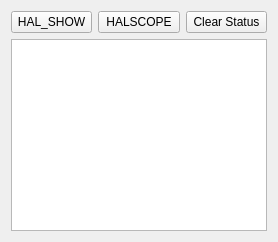
        <widget class="QWidget" name="tab_8">
         <attribute name="title">
          <string>Utilities</string>
         </attribute>
         <layout class="QVBoxLayout" name="verticalLayout_17">
          <item>
           <layout class="QVBoxLayout" name="verticalLayout_12">
            <item>
             <layout class="QHBoxLayout" name="horizontalLayout_19">
              <item>
               <widget class="ActionButton" name="actionbutton_2">
                <property name="maximumSize">
                 <size>
                  <width>100</width>
                  <height>16777215</height>
                 </size>
                </property>
                <property name="text">
                 <string>HAL_SHOW</string>
                </property>
                <property name="indicator_option" stdset="0">
                 <bool>false</bool>
                </property>
                <property name="indicator_HAL_pin_option" stdset="0">
                 <bool>false</bool>
                </property>
                <property name="indicator_status_option" stdset="0">
                 <bool>false</bool>
                </property>
                <property name="checked_state_text_option" stdset="0">
                 <bool>false</bool>
                </property>
                <property name="python_command_option" stdset="0">
                 <bool>false</bool>
                </property>
                <property name="on_color" stdset="0">
                 <color>
                  <red>255</red>
                  <green>0</green>
                  <blue>0</blue>
                 </color>
                </property>
                <property name="shape_option" stdset="0">
                 <number>0</number>
                </property>
                <property name="off_color" stdset="0">
                 <color>
                  <red>0</red>
                  <green>0</green>
                  <blue>0</blue>
                 </color>
                </property>
                <property name="indicator_size" stdset="0">
                 <double>0.300000000000000</double>
                </property>
                <property name="circle_diameter" stdset="0">
                 <number>10</number>
                </property>
                <property name="right_edge_offset" stdset="0">
                 <number>0</number>
                </property>
                <property name="top_edge_offset" stdset="0">
                 <number>0</number>
                </property>
                <property name="corner_radius" stdset="0">
                 <double>5.000000000000000</double>
                </property>
                <property name="height_fraction" stdset="0">
                 <double>0.300000000000000</double>
                </property>
                <property name="width_fraction" stdset="0">
                 <double>0.900000000000000</double>
                </property>
                <property name="true_state_string" stdset="0">
                 <string>True</string>
                </property>
                <property name="false_state_string" stdset="0">
                 <string>False</string>
                </property>
                <property name="true_python_cmd_string" stdset="0">
                 <string>print(&quot;true command&quot;)</string>
                </property>
                <property name="false_python_cmd_string" stdset="0">
                 <string>print(&quot;false command&quot;)</string>
                </property>
                <property name="invert_the_status" stdset="0">
                 <bool>false</bool>
                </property>
                <property name="is_paused_status" stdset="0">
                 <bool>false</bool>
                </property>
                <property name="is_estopped_status" stdset="0">
                 <bool>false</bool>
                </property>
                <property name="is_on_status" stdset="0">
                 <bool>false</bool>
                </property>
                <property name="is_idle_status" stdset="0">
                 <bool>false</bool>
                </property>
                <property name="is_homed_status" stdset="0">
                 <bool>false</bool>
                </property>
                <property name="is_flood_status" stdset="0">
                 <bool>false</bool>
                </property>
                <property name="is_mist_status" stdset="0">
                 <bool>false</bool>
                </property>
                <property name="is_block_delete_status" stdset="0">
                 <bool>false</bool>
                </property>
                <property name="is_optional_stop_status" stdset="0">
                 <bool>false</bool>
                </property>
                <property name="is_joint_homed_status" stdset="0">
                 <bool>false</bool>
                </property>
                <property name="is_limits_overridden_status" stdset="0">
                 <bool>false</bool>
                </property>
                <property name="is_manual_status" stdset="0">
                 <bool>false</bool>
                </property>
                <property name="is_mdi_status" stdset="0">
                 <bool>false</bool>
                </property>
                <property name="is_auto_status" stdset="0">
                 <bool>false</bool>
                </property>
                <property name="is_spindle_stopped_status" stdset="0">
                 <bool>false</bool>
                </property>
                <property name="is_spindle_fwd_status" stdset="0">
                 <bool>false</bool>
                </property>
                <property name="is_spindle_rev_status" stdset="0">
                 <bool>false</bool>
                </property>
                <property name="joint_number_status" stdset="0">
                 <number>0</number>
                </property>
                <property name="launch_halshow_action" stdset="0">
                 <bool>true</bool>
                </property>
                <property name="template_label_option" stdset="0">
                 <bool>false</bool>
                </property>
                <property name="joint_number" stdset="0">
                 <number>-1</number>
                </property>
                <property name="incr_imperial_number" stdset="0">
                 <double>0.010000000000000</double>
                </property>
                <property name="incr_mm_number" stdset="0">
                 <double>0.025000000000000</double>
                </property>
                <property name="incr_angular_number" stdset="0">
                 <double>-1.000000000000000</double>
                </property>
                <property name="toggle_float_option" stdset="0">
                 <bool>false</bool>
                </property>
                <property name="float_num" stdset="0">
                 <double>0.300000000000000</double>
                </property>
                <property name="float_alt_num" stdset="0">
                 <double>50.000000000000000</double>
                </property>
                <property name="view_type_string" stdset="0">
                 <string>P</string>
                </property>
                <property name="command_text_string" stdset="0">
                 <string/>
                </property>
                <property name="ini_mdi_number" stdset="0">
                 <number>0</number>
                </property>
                <property name="textTemplate" stdset="0">
                 <string>%1.3f in</string>
                </property>
                <property name="alt_textTemplate" stdset="0">
                 <string>%1.2f mm</string>
                </property>
               </widget>
              </item>
              <item>
               <widget class="ActionButton" name="actionbutton_12">
                <property name="text">
                 <string>HALSCOPE</string>
                </property>
                <property name="indicator_option" stdset="0">
                 <bool>false</bool>
                </property>
                <property name="indicator_HAL_pin_option" stdset="0">
                 <bool>false</bool>
                </property>
                <property name="indicator_status_option" stdset="0">
                 <bool>false</bool>
                </property>
                <property name="checked_state_text_option" stdset="0">
                 <bool>false</bool>
                </property>
                <property name="python_command_option" stdset="0">
                 <bool>false</bool>
                </property>
                <property name="on_color" stdset="0">
                 <color>
                  <red>255</red>
                  <green>0</green>
                  <blue>0</blue>
                 </color>
                </property>
                <property name="shape_option" stdset="0">
                 <number>0</number>
                </property>
                <property name="off_color" stdset="0">
                 <color>
                  <red>0</red>
                  <green>0</green>
                  <blue>0</blue>
                 </color>
                </property>
                <property name="indicator_size" stdset="0">
                 <double>0.300000000000000</double>
                </property>
                <property name="circle_diameter" stdset="0">
                 <number>10</number>
                </property>
                <property name="right_edge_offset" stdset="0">
                 <number>0</number>
                </property>
                <property name="top_edge_offset" stdset="0">
                 <number>0</number>
                </property>
                <property name="corner_radius" stdset="0">
                 <double>5.000000000000000</double>
                </property>
                <property name="height_fraction" stdset="0">
                 <double>0.300000000000000</double>
                </property>
                <property name="width_fraction" stdset="0">
                 <double>0.900000000000000</double>
                </property>
                <property name="true_state_string" stdset="0">
                 <string>True</string>
                </property>
                <property name="false_state_string" stdset="0">
                 <string>False</string>
                </property>
                <property name="true_python_cmd_string" stdset="0">
                 <string>print(&quot;true command&quot;)</string>
                </property>
                <property name="false_python_cmd_string" stdset="0">
                 <string>print(&quot;false command&quot;)</string>
                </property>
                <property name="invert_the_status" stdset="0">
                 <bool>false</bool>
                </property>
                <property name="is_paused_status" stdset="0">
                 <bool>false</bool>
                </property>
                <property name="is_estopped_status" stdset="0">
                 <bool>false</bool>
                </property>
                <property name="is_on_status" stdset="0">
                 <bool>false</bool>
                </property>
                <property name="is_idle_status" stdset="0">
                 <bool>false</bool>
                </property>
                <property name="is_homed_status" stdset="0">
                 <bool>false</bool>
                </property>
                <property name="is_flood_status" stdset="0">
                 <bool>false</bool>
                </property>
                <property name="is_mist_status" stdset="0">
                 <bool>false</bool>
                </property>
                <property name="is_block_delete_status" stdset="0">
                 <bool>false</bool>
                </property>
                <property name="is_optional_stop_status" stdset="0">
                 <bool>false</bool>
                </property>
                <property name="is_joint_homed_status" stdset="0">
                 <bool>false</bool>
                </property>
                <property name="is_limits_overridden_status" stdset="0">
                 <bool>false</bool>
                </property>
                <property name="is_manual_status" stdset="0">
                 <bool>false</bool>
                </property>
                <property name="is_mdi_status" stdset="0">
                 <bool>false</bool>
                </property>
                <property name="is_auto_status" stdset="0">
                 <bool>false</bool>
                </property>
                <property name="is_spindle_stopped_status" stdset="0">
                 <bool>false</bool>
                </property>
                <property name="is_spindle_fwd_status" stdset="0">
                 <bool>false</bool>
                </property>
                <property name="is_spindle_rev_status" stdset="0">
                 <bool>false</bool>
                </property>
                <property name="joint_number_status" stdset="0">
                 <number>0</number>
                </property>
                <property name="launch_halscope_action" stdset="0">
                 <bool>true</bool>
                </property>
                <property name="template_label_option" stdset="0">
                 <bool>false</bool>
                </property>
                <property name="joint_number" stdset="0">
                 <number>-1</number>
                </property>
                <property name="incr_imperial_number" stdset="0">
                 <double>0.010000000000000</double>
                </property>
                <property name="incr_mm_number" stdset="0">
                 <double>0.025000000000000</double>
                </property>
                <property name="incr_angular_number" stdset="0">
                 <double>-1.000000000000000</double>
                </property>
                <property name="toggle_float_option" stdset="0">
                 <bool>false</bool>
                </property>
                <property name="float_num" stdset="0">
                 <double>0.300000000000000</double>
                </property>
                <property name="float_alt_num" stdset="0">
                 <double>50.000000000000000</double>
                </property>
                <property name="view_type_string" stdset="0">
                 <string>P</string>
                </property>
                <property name="command_text_string" stdset="0">
                 <string/>
                </property>
                <property name="ini_mdi_number" stdset="0">
                 <number>0</number>
                </property>
                <property name="textTemplate" stdset="0">
                 <string>%1.3f in</string>
                </property>
                <property name="alt_textTemplate" stdset="0">
                 <string>%1.2f mm</string>
                </property>
               </widget>
              </item>
              <item>
               <widget class="ActionButton" name="CLEARSTATUS">
                <property name="text">
                 <string>Clear Status</string>
                </property>
                <property name="indicator_option" stdset="0">
                 <bool>false</bool>
                </property>
                <property name="indicator_HAL_pin_option" stdset="0">
                 <bool>false</bool>
                </property>
                <property name="indicator_status_option" stdset="0">
                 <bool>false</bool>
                </property>
                <property name="checked_state_text_option" stdset="0">
                 <bool>false</bool>
                </property>
                <property name="python_command_option" stdset="0">
                 <bool>false</bool>
                </property>
                <property name="on_color" stdset="0">
                 <color>
                  <red>255</red>
                  <green>0</green>
                  <blue>0</blue>
                 </color>
                </property>
                <property name="shape_option" stdset="0">
                 <number>0</number>
                </property>
                <property name="off_color" stdset="0">
                 <color>
                  <red>0</red>
                  <green>0</green>
                  <blue>0</blue>
                 </color>
                </property>
                <property name="indicator_size" stdset="0">
                 <double>0.300000000000000</double>
                </property>
                <property name="circle_diameter" stdset="0">
                 <number>10</number>
                </property>
                <property name="right_edge_offset" stdset="0">
                 <number>0</number>
                </property>
                <property name="top_edge_offset" stdset="0">
                 <number>0</number>
                </property>
                <property name="corner_radius" stdset="0">
                 <double>5.000000000000000</double>
                </property>
                <property name="height_fraction" stdset="0">
                 <double>0.300000000000000</double>
                </property>
                <property name="width_fraction" stdset="0">
                 <double>0.900000000000000</double>
                </property>
                <property name="true_state_string" stdset="0">
                 <string>True</string>
                </property>
                <property name="false_state_string" stdset="0">
                 <string>False</string>
                </property>
                <property name="true_python_cmd_string" stdset="0">
                 <string>print(&quot;true command&quot;)</string>
                </property>
                <property name="false_python_cmd_string" stdset="0">
                 <string>print(&quot;false command&quot;)</string>
                </property>
                <property name="invert_the_status" stdset="0">
                 <bool>false</bool>
                </property>
                <property name="is_paused_status" stdset="0">
                 <bool>false</bool>
                </property>
                <property name="is_estopped_status" stdset="0">
                 <bool>false</bool>
                </property>
                <property name="is_on_status" stdset="0">
                 <bool>false</bool>
                </property>
                <property name="is_idle_status" stdset="0">
                 <bool>false</bool>
                </property>
                <property name="is_homed_status" stdset="0">
                 <bool>false</bool>
                </property>
                <property name="is_flood_status" stdset="0">
                 <bool>false</bool>
                </property>
                <property name="is_mist_status" stdset="0">
                 <bool>false</bool>
                </property>
                <property name="is_block_delete_status" stdset="0">
                 <bool>false</bool>
                </property>
                <property name="is_optional_stop_status" stdset="0">
                 <bool>false</bool>
                </property>
                <property name="is_joint_homed_status" stdset="0">
                 <bool>false</bool>
                </property>
                <property name="is_limits_overridden_status" stdset="0">
                 <bool>false</bool>
                </property>
                <property name="is_manual_status" stdset="0">
                 <bool>false</bool>
                </property>
                <property name="is_mdi_status" stdset="0">
                 <bool>false</bool>
                </property>
                <property name="is_auto_status" stdset="0">
                 <bool>false</bool>
                </property>
                <property name="is_spindle_stopped_status" stdset="0">
                 <bool>false</bool>
                </property>
                <property name="is_spindle_fwd_status" stdset="0">
                 <bool>false</bool>
                </property>
                <property name="is_spindle_rev_status" stdset="0">
                 <bool>false</bool>
                </property>
                <property name="joint_number_status" stdset="0">
                 <number>0</number>
                </property>
                <property name="estop_action" stdset="0">
                 <bool>false</bool>
                </property>
                <property name="template_label_option" stdset="0">
                 <bool>false</bool>
                </property>
                <property name="joint_number" stdset="0">
                 <number>-1</number>
                </property>
                <property name="incr_imperial_number" stdset="0">
                 <double>0.010000000000000</double>
                </property>
                <property name="incr_mm_number" stdset="0">
                 <double>0.025000000000000</double>
                </property>
                <property name="incr_angular_number" stdset="0">
                 <double>-1.000000000000000</double>
                </property>
                <property name="toggle_float_option" stdset="0">
                 <bool>false</bool>
                </property>
                <property name="float_num" stdset="0">
                 <double>0.300000000000000</double>
                </property>
                <property name="float_alt_num" stdset="0">
                 <double>50.000000000000000</double>
                </property>
                <property name="view_type_string" stdset="0">
                 <string>P</string>
                </property>
                <property name="command_text_string" stdset="0">
                 <string/>
                </property>
                <property name="ini_mdi_number" stdset="0">
                 <number>0</number>
                </property>
                <property name="textTemplate" stdset="0">
                 <string>%1.3f in</string>
                </property>
                <property name="alt_textTemplate" stdset="0">
                 <string>%1.2f mm</string>
                </property>
               </widget>
              </item>
             </layout>
            </item>
            <item>
             <widget class="MachineLog" name="machinelog_2"/>
            </item>
           </layout>
          </item>
         </layout>
        </widget>
